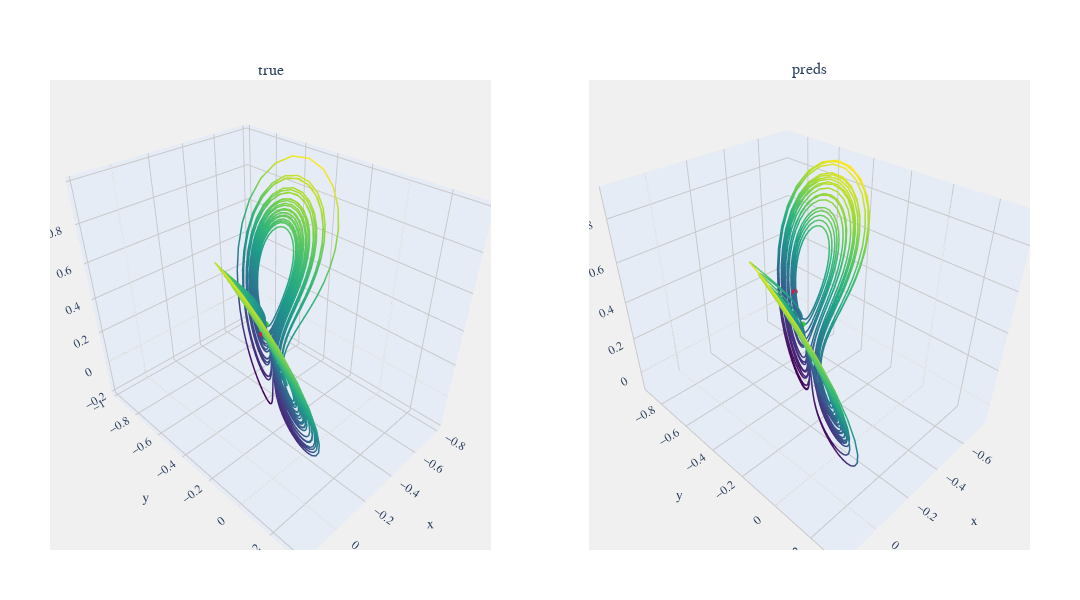

The notebook cell saved with this chart:
### Markdown cell above
## Other Parameters

### Code cell
select = 89
print(f"Parameters {select} {data[select]['parameters']}, RMSE = {data[select]['metrics']['RMSE']}")
viz.compare_plot(datasets=[data[select]['true_value'], data[select]['predictions']], titles=["true","preds"])

### Figure 1 — Plotly figure (JSON) as saved in the notebook; plotly's stock layout.template omitted (floating-point values rounded to 4 significant figures; data arrays with more than 128 entries replaced by an {"elided": "..."} marker saying what was removed)
{"data": [{"hoverinfo": "x+y+z", "line": {"color": {"elided": "2500 float values"}, "colorscale": [[0, "#440154"], [0.1111, "#482878"], [0.2222, "#3e4989"], [0.3333, "#31688e"], [0.4444, "#26828e"], [0.5556, "#1f9e89"], [0.6667, "#35b779"], [0.7778, "#6ece58"], [0.8889, "#b5de2b"], [1, "#fde725"]], "width": 3}, "mode": "lines", "name": "Dataset 1", "scene": "scene", "type": "scatter3d", "x": {"elided": "2500 float values"}, "y": {"elided": "2500 float values"}, "z": {"elided": "2500 float values"}}, {"hoverinfo": "none", "marker": {"color": "limegreen", "size": 2}, "mode": "markers", "name": "Start", "scene": "scene", "showlegend": false, "type": "scatter3d", "x": [-0.3608], "y": [-0.4117], "z": [0.2703]}, {"hoverinfo": "none", "marker": {"color": "crimson", "size": 2}, "mode": "markers", "name": "End", "scene": "scene", "showlegend": false, "type": "scatter3d", "x": [0.009835], "y": [-0.05223], "z": [0.5999]}, {"hoverinfo": "x+y+z", "line": {"color": {"elided": "2500 float values"}, "colorscale": [[0, "#440154"], [0.1111, "#482878"], [0.2222, "#3e4989"], [0.3333, "#31688e"], [0.4444, "#26828e"], [0.5556, "#1f9e89"], [0.6667, "#35b779"], [0.7778, "#6ece58"], [0.8889, "#b5de2b"], [1, "#fde725"]], "width": 3}, "mode": "lines", "name": "Dataset 2", "scene": "scene2", "type": "scatter3d", "x": {"elided": "2500 float values"}, "y": {"elided": "2500 float values"}, "z": {"elided": "2500 float values"}}, {"hoverinfo": "none", "marker": {"color": "limegreen", "size": 2}, "mode": "markers", "name": "Start", "scene": "scene2", "showlegend": false, "type": "scatter3d", "x": [-0.3615], "y": [-0.4128], "z": [0.268]}, {"hoverinfo": "none", "marker": {"color": "crimson", "size": 2}, "mode": "markers", "name": "End", "scene": "scene2", "showlegend": false, "type": "scatter3d", "x": [-0.5062], "y": [-0.6147], "z": [0.2865]}], "layout": {"annotations": [{"font": {"size": 16}, "showarrow": false, "text": "true", "x": 0.225, "xanchor": "center", "xref": "paper", "y": 1, "yanchor": "bottom", "yref": "paper"}, {"font": {"size": 16}, "showarrow": false, "text": "preds", "x": 0.775, "xanchor": "center", "xref": "paper", "y": 1, "yanchor": "bottom", "yref": "paper"}], "font": {"family": "Arial", "size": 12}, "height": 600, "margin": {"b": 50, "l": 50, "r": 50, "t": 80}, "paper_bgcolor": "white", "plot_bgcolor": "rgb(240, 240, 240)", "scene": {"aspectmode": "data", "bgcolor": "rgb(240, 240, 240)", "domain": {"x": [0, 0.45], "y": [0, 1]}, "xaxis": {"gridcolor": "rgb(200, 200, 200)", "showbackground": true}, "yaxis": {"gridcolor": "rgb(200, 200, 200)", "showbackground": true}, "zaxis": {"gridcolor": "rgb(200, 200, 200)", "showbackground": true}}, "scene2": {"aspectmode": "data", "bgcolor": "rgb(240, 240, 240)", "domain": {"x": [0.55, 1], "y": [0, 1]}, "xaxis": {"gridcolor": "rgb(200, 200, 200)", "showbackground": true}, "yaxis": {"gridcolor": "rgb(200, 200, 200)", "showbackground": true}, "zaxis": {"gridcolor": "rgb(200, 200, 200)", "showbackground": true}}, "showlegend": false, "width": 1080}}
